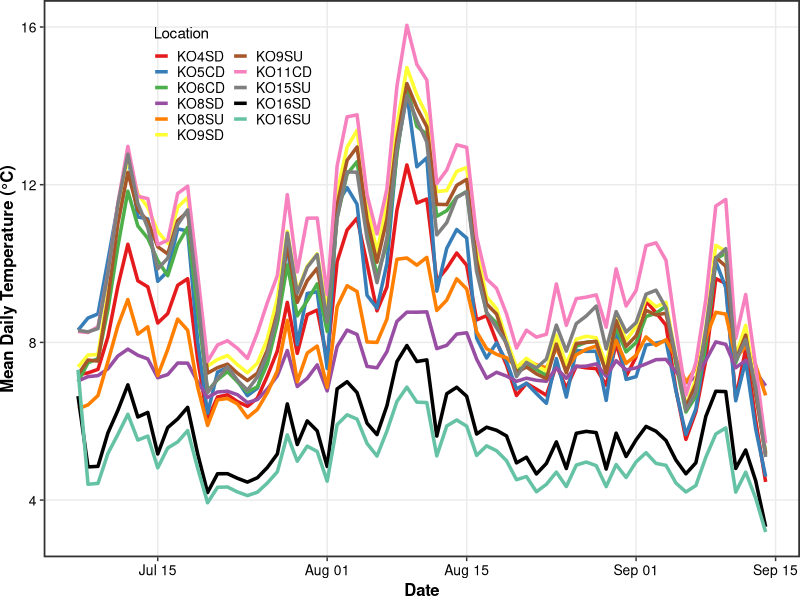

The R script that drew this image:
# Script: HOBO Temperature Loggers ----

#  Robin Satter                          

## Required Packages ----

library(tidyverse)
library(dplyr)

## Preparing Data ----

D9<-read.csv("20834709.csv")
D9$col<-"KO9SD"
D16<-read.csv("21478707.csv")
D16$col<-"KO16SD"
D11<-read.csv("21478686.csv")
D11$col<-"KO11CD"
D5<-read.csv("21478714.csv")
D5$col<-"KO5CD"
D8<-read.csv("21478708.csv")
D8$col<-"KO8SD"
U16<-read.csv("20834714.csv")
U16$col<-"KO16SU"
U8<-read.csv("21478696.csv")
U8$col<-"KO8SU"
D4<-read.csv("20834703.csv")
D4$col<-"KO4SD"
U15<-read.csv("21478704.csv")
U15$col<-"KO15SU"
U9<-read.csv("20834715.csv")
U9$col<-"KO9SU"
D6<-read.csv("20834698.csv")
D6$col<-"KO6CD"

# Combine data of all loggers in one data frame
hobofull<-rbind(D11,D16,D4,D5,D6,D8,D9,U15,U16,U8,U9)

# Separate date from time
hobofull <- tidyr::separate(hobofull, 'Date.Time..CET.CEST.',
                                    into = c('longdate', 'time'),
                                    sep= ' ') 

# Create daily means for every logger 
hobofullmean <- hobofull %>%
  dplyr::group_by(longdate, col)%>%
  dplyr::summarise(meantemp = mean(Temp),
            meanlight=mean(Light))

# Select timeframe
plothobo<-hobofullmean[hobofullmean$longdate >= "07/07/2023" &
                         hobofullmean$longdate <= "09/14/2023", ]


plothobo$col <- factor(plothobo$col, levels = c("KO4SD", "KO5CD", "KO6CD", "KO8SD",
                                          "KO8SU" ,"KO9SD", "KO9SU","KO11CD",
                                          "KO15SU","KO16SD","KO16SU"))

cols <- c("KO4SD" = "#e41a1c", "KO5CD" = "#377eb8", "KO6CD" = "#4daf4a", "KO8SD" = "#984ea3", "KO8SU" = "#ff7f00",
          "KO9SD" = "#ffff33", "KO9SU" = "#a65628","KO11CD" = "#f781bf","KO15SU"="gray50","KO16SD"="black","KO16SU"="#66c2a5")

ggplot(data=plothobo,aes(x=as.Date(longdate, format= "%m / %d / %Y"), y=meantemp, color=col))+
  geom_line(size=1.2)+
  scale_color_manual(values=cols)+
  theme_bw()+
  ylab("Mean Daily Temperature (\u00B0C)")+
  xlab("Date")+
  labs(colour="Location")+
  guides(color=guide_legend(ncol=2))+
  theme(legend.position=c(0.25,0.85), 
        plot.title= element_text(hjust=0.05,vjust=-11),
        legend.background = element_rect(fill='transparent'),
        legend.box.background = element_rect(fill='transparent',
                                             colour="transparent", size=2),
        legend.text=element_text(size=10),
        legend.text.align = 0,
        legend.key.size=unit(0.4,'cm'),
        axis.text=element_text(size=10, colour="black"),
        axis.title = element_text(size=12, face="bold"),
        panel.border = element_rect(size=1.2),
        plot.tag.position = c(0.04, 0.99),
        panel.background = element_blank(),
        panel.grid.minor = element_blank(),
        plot.margin = unit(c(0,0,0,0), "cm"),
        plot.tag = element_text(size = rel(1), face="bold"))
